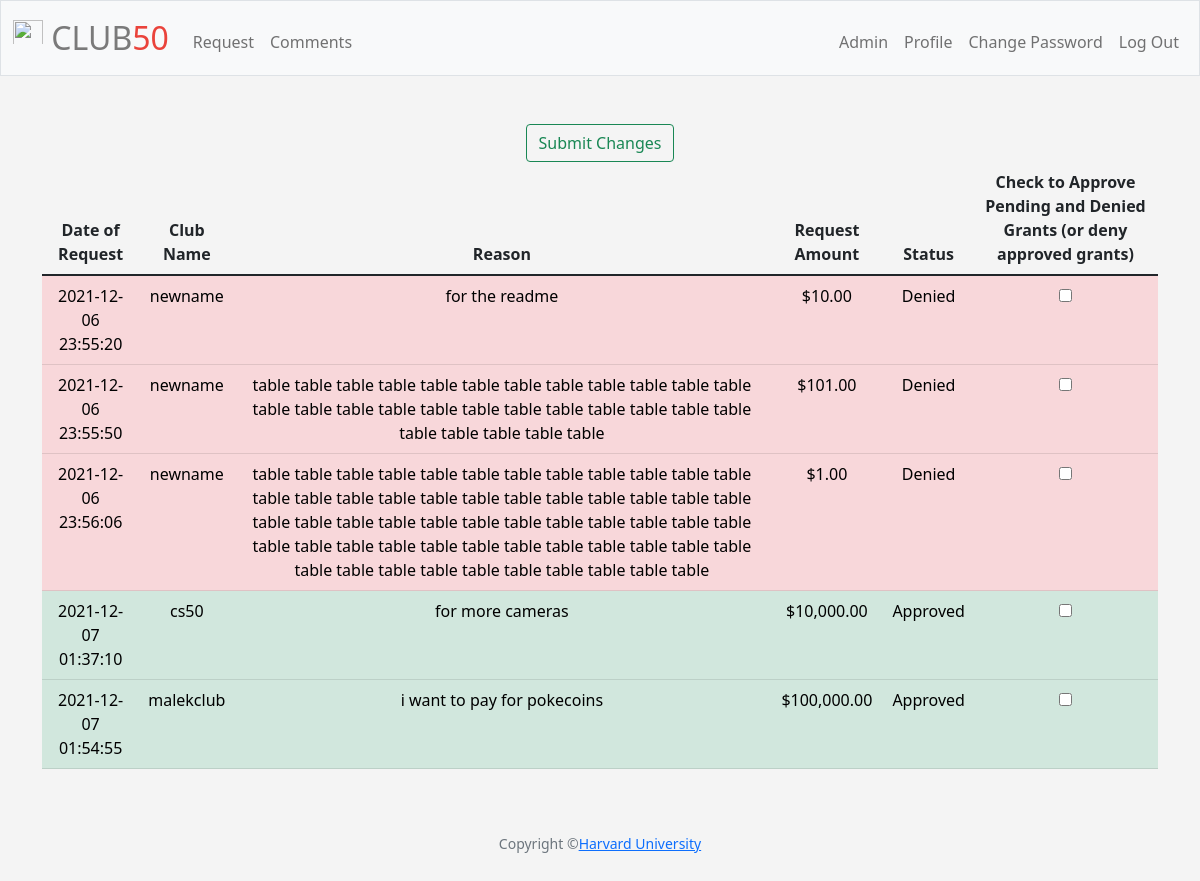
The page /admin (signed in) on the database its author committed.
### tables this page shows
CREATE TABLE 'portfolio' ('user_id' INTEGER, 'requestreason' TEXT, 'status' TEXT DEFAULT 'Pending', 'clubname' TEXT, 'date' REAL, 'moneyrequested' REAL DEFAULT 0, 'id'  INTEGER PRIMARY KEY NOT NULL  );

### app.py (the view, shortened to what this page needs)
@app.route("/admin", methods=["GET", "POST"])
@admin_required
def admin():
    grants = db.execute("SELECT * FROM portfolio ORDER BY CASE WHEN status = 'Pending' THEN 1 WHEN status = 'Denied' THEN 2 WHEN status = 'Approved' THEN 3 ELSE 4 END")
    if not grants:
        return apology("No Pending/Approved/Denied Grants", 400)
    return render_template("admin.html", grants = grants)

### app.py (called while the page is built)
@app.after_request
def after_request(response):
    response.headers["Cache-Control"] = "no-cache, no-store, must-revalidate"
    response.headers["Expires"] = 0
    response.headers["Pragma"] = "no-cache"
    return response

### helpers.py (called while the page is built)
def admin_required(f):
    @wraps(f)
    def decorated_function(*args, **kwargs):
        if session.get("user_id") is None:
            return redirect("/login")
        elif session.get("user_id") == 1:
            return f(*args, **kwargs)
    return decorated_function

def usd(value):
    return f"${value:,.2f}"

### templates/admin.html (shortened to what this page needs)
{% extends "layout.html" %}
{% block main %}
    <form action="/admin" method="post">
        <button class="btn btn-outline-success" type="submit">Submit Changes</button>
        <div class = "container">
            <table class = "table table-hover">
                <thead>
                    <tr>
                        <th scope="col">Date of Request</th>
                        <th scope="col">Club Name</th>
                        <th scope="col">Reason</th>
                        <th scope="col">Request Amount</th>
                        <th scope="col">Status</th>
                        <th scope="col">Check to Approve Pending and Denied Grants (or deny approved grants)</th>
                    </tr>
                </thead>
                <tbody>
                {% for grant in grants %}
                    {% if grant['status'] == "Approved" %}
                        <tr class="table-success">
                    {% elif grant['status'] == "Denied" %}
                        <tr class="table-danger">
                    {% endif %}
                            <td>{{ grant['date'] }}</td>
                            <td>{{ grant['clubname'] }}</td>
                            <td>{{ grant['requestreason'] }}</td>
                            <td>{{ grant['moneyrequested'] | usd }}</td>
                            <td>{{ grant['status'] }}</td>
                            <td>
                                <div class = "mb3">
                                    <input type="checkbox" name="id" value="{{ grant['id'] }}">
                                </div>
                            </td>
                        </tr>
                {% endfor %}
                </tbody>
            </table>
        </div>
    </form>
{% endblock %}

### templates/layout.html (shortened to what this page needs)
<!DOCTYPE html>
<html lang="en">
    <head>
        <link href="https://cdn.jsdelivr.net/npm/bootstrap@5.1.3/dist/css/bootstrap.min.css" rel="stylesheet">
        <link href="/static/style.css" rel="stylesheet">
    </head>
    <body>
        <nav class="bg-light sticky-top border navbar navbar-expand-md navbar-light">
            <div class="container-fluid">
                <a class="navbar-brand" href="/"><img src="static/apple-touch-icon.png" width="30" height="30" class="d-inline-block align-top" alt=""><span class="black"> CLUB</span><span class="red">50</span></a>
                <div class="collapse navbar-collapse" id="navbar">
                    {% if session["user_id"] %}
                        <ul class="navbar-nav me-auto mt-2">
                            <li class="nav-item"><a class="nav-link" href="/request">Request</a></li>
                            <li class="nav-item"><a class="nav-link" href="/comments">Comments</a></li>
                        </ul>
                        <ul class="navbar-nav ms-auto mt-2">
                            {% if session["user_id"] == 1 %}
                                <li class="nav-item"><a class="nav-link" href="/admin">Admin</a></li>
                            {% endif %}
                            <li class="nav-item"><a class="nav-link" href="/profile">Profile</a></li>
                            <li class="nav-item"><a class="nav-link" href="/changepass">Change Password</a></li>
                            <li class="nav-item"><a class="nav-link" href="/logout">Log Out</a></li>
                        </ul>
                    {% else %}
                        <ul class="navbar-nav ms-auto mt-2">
                            <li class="nav-item"><a class="nav-link" href="/register">Register</a></li>
                            <li class="nav-item"><a class="nav-link" href="/login">Log In</a></li>
                        </ul>
                    {% endif %}
                </div>
            </div>
        </nav>
        <main class="container-fluid py-5 text-center">
            {% block main %}{% endblock %}
        </main>
        <footer class="mb-5 small text-center text-muted">
            Copyright &copy;<a href="https://www.harvard.edu/">Harvard University</a>
        </footer>
    </body>
</html>

### static/style.css (style rules this page uses)
body { background-color: #F4F4F4 !important }
nav .navbar-brand { font-size: xx-large; }
nav .navbar-brand .black { color: #7A7A7A; }
nav .navbar-brand .red { color: #ea433b; }

### rows shown on the page
portfolio: date "2021-12-06 23:55:20", clubname "newname", requestreason "for the readme", moneyrequested "$10.00", status "Denied"
portfolio: date "2021-12-06 23:55:50", clubname "newname", requestreason "table table table table table table table table table table table table table table table table table table table table table table table table table table table table table", moneyrequested "$101.00", status "Denied"
portfolio: date "2021-12-06 23:56:06", clubname "newname", requestreason "table table table table table table table table table table table table table table table table table table table table table table table table table table table table table table table table table table table table table table table table table table table table table table table table table table table table table table table table table table", moneyrequested "$1.00", status "Denied"
portfolio: date "2021-12-07 01:37:10", clubname "cs50", requestreason "for more cameras", moneyrequested "$10,000.00", status "Approved"
portfolio: date "2021-12-07 01:54:55", clubname "malekclub", requestreason "i want to pay for pokecoins", moneyrequested "$100,000.00", status "Approved"
